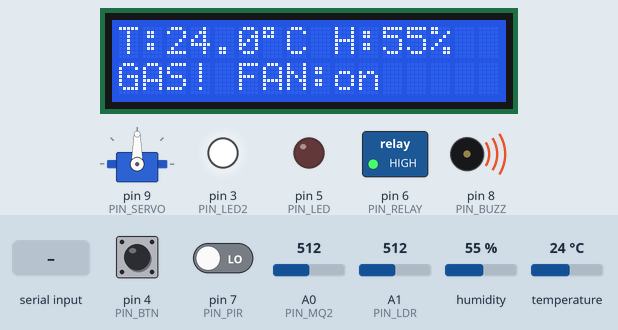
Bench run of a sketch on a simulated Arduino Uno, built with avr-gcc and run on an emulated ATmega328P. Shown: 16×2 character LCD, servo, switched loads named in the sketch (green lamp = pin HIGH), output pins drawn as LEDs (lit = HIGH), buzzer (waves = sounding). Inputs (shaded band) come from the test bench; at power-on: A0 (PIN_MQ2) = 512, A1 (PIN_LDR) = 512, pin 4 (PIN_BTN) HIGH, pin 7 (PIN_PIR) LOW, humidity 55 %, temperature 24 °C. What the sketch prints to the serial monitor is not drawn.

Above: at 2.0 s.
2.1 s: A0 (PIN_MQ2) set to 316
3.6 s: A0 (PIN_MQ2) set to 306
At 4.5 s:
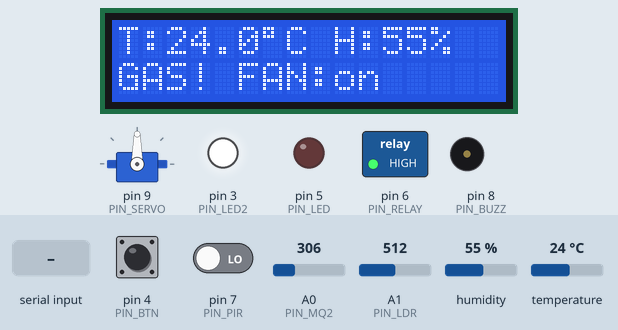
5.2 s: A0 (PIN_MQ2) set to 290
At 7.4 s:
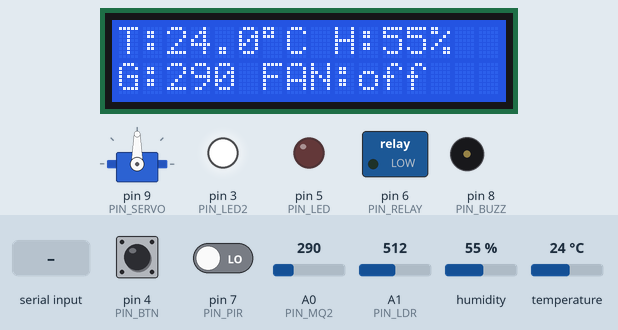
7.7 s: "SET:TEMP:\n" received over Serial
At 9.8 s:
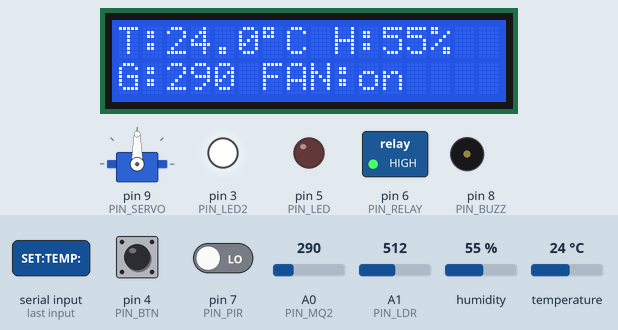
10.2 s: A1 (PIN_LDR) set to 451
11.7 s: A1 (PIN_LDR) set to 427
At 13.0 s:
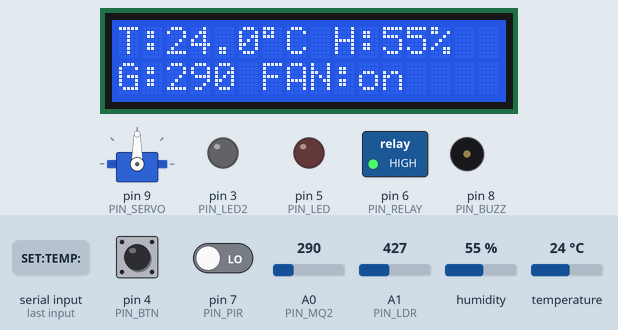
Timing chart, 0 to 14.2 s (numbered marks = the images above; inputs shaded):
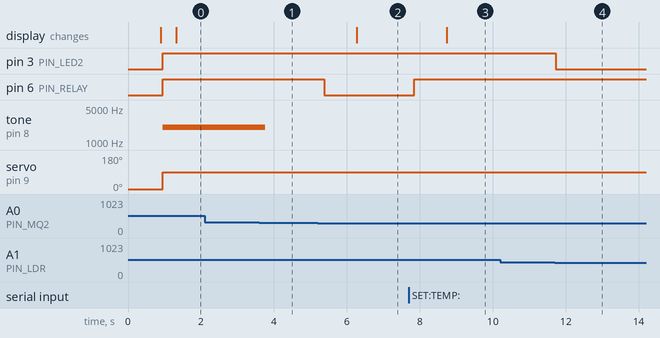

Measured:
- the behaviour switches between 307 and 306 on A0 (PIN_MQ2) (found by bisection; images 0 and 1)
- the behaviour switches between 440 and 439 on A1 (PIN_LDR) (found by bisection; images 3 and 4)
- after the input at 2.1 s, every drawn part: stays the same
- after the input at 3.6 s, tone on pin 8 (PIN_BUZZ): 2000 Hz → silent after 0.17 s
- after the input at 5.2 s, pin 6 (PIN_RELAY): HIGH → LOW after 0.18 s; the display: changes after 1.1 s (image 2)
- after the input at 7.7 s, pin 6 (PIN_RELAY): LOW → HIGH after 0.15 s; the display: changes after 1.0 s (image 3)
- after the input at 10.2 s, every drawn part: stays the same
- after the input at 11.7 s, pin 3 (PIN_LED2): HIGH → LOW at once

The sketch:

sketch.ino
```cpp
/********
  Proyecto Domótica (para diagram.json proporcionado)
  Arduino UNO + DHT22 + PIR + MQ-2 + LDR + Buzzer + Relay + LCD I2C
  Mapeo de pines (según diagram.json):
    - DHT22 SDA   -> D2
    - PIR OUT     -> D7
    - MQ-2 AOUT   -> A0
    - LDR SIG     -> A1
    - Buzzer SIG  -> D8
    - Relay IN    -> D6
    - LCD I2C     -> SDA A4, SCL A5
  Serial CSV @115200:
    T:xx.x,H:xx.x,MQ2:nnn,LDR:nnn,PIR:nnn
  Comandos seriales:
    RELAY:1  -> enciende relé
    RELAY:0  -> apaga relé
    SET:GAS:300 -> ajusta umbral gas (analógico)
    SET:LDR:400 -> ajusta umbral LDR (analógico)
    SET:TEMP:28.5 -> ajusta umbral temperatura
********/

#include <DHT.h>
#include <Wire.h>
#include <LiquidCrystal_I2C.h>
#include <Servo.h>

// --- DHT ---
#define DHTPIN 2
#define DHTTYPE DHT22
DHT dht(DHTPIN, DHTTYPE);

// --- LCD I2C (dirección común 0x27) ---
LiquidCrystal_I2C lcd(0x27, 16, 2);
Servo misCortinas;

// --- Pines ---
const int PIN_MQ2   = A0;
const int PIN_LDR   = A1;
const int PIN_PIR   = 7;  // digital output from PIR
const int PIN_RELAY = 6;
const int PIN_BUZZ  = 8;
const int PIN_BTN   = 4;  // Botón Interfaz
const int PIN_LED   = 5;  // LED rojo (movimiento)
const int PIN_LED2  = 3;  // LED blanco (noche)
const int PIN_SERVO = 9;  // Cortinas (Actuador 4)

// --- Umbrales (ajustables) ---
float TEMP_THRESHOLD = 28.0;   // °C
int   GAS_THRESHOLD  = 300;    // 0..1023 (umbral analógico original para relay/LCD)
int   LDR_THRESHOLD  = 400;    // 0..1023
int   LDR_THRESHOLD_CORTINA = 500; // Umbral de luz para cerrar/abrir cortina

// Umbral de gas en PPM para el BUZZER
const float GAS_PPM_THRESHOLD = 3.0f;   // cuando gas >= 3.0 ppm -> buzzer ON

// Variables para controlar el botón (anti-rebote)
bool estadoLampara   = false;
bool ultimoEstadoBtn = HIGH;

unsigned long lastLCD = 0;
const unsigned long LCD_INTERVAL = 1200; // ms

// Serial buffer
String serialBuf = "";

// --- Constantes para convertir LDR -> lux (de docs Wokwi) ---
const float LDR_GAMMA = 0.7;
const float LDR_RL10  = 50.0;

// ---------- utilidades ----------

// Promedio simple de lecturas analógicas
int analogAvg(int pin, int samples = 8, int delayMs = 6) {
  long s = 0;
  for (int i = 0; i < samples; ++i) {
    s += analogRead(pin);
    delay(delayMs);
  }
  return (int)(s / samples);
}

// Convierte lectura analógica del MQ-2 a PPM (modelo simple lineal para simulación)
// 0 -> 0 ppm, 1023 -> 10 ppm (ajusta 10.0f según necesites)
float mq2AnalogToPPM(int analogValue) {
  return (analogValue / 1023.0f) * 10.0f;
}

// Convierte lectura analógica del LDR a lux (fórmula recomendada por Wokwi)
float ldrAnalogToLux(int analogValue) {
  if (analogValue <= 0) {
    return INFINITY;  // muy brillante o error
  }
  float voltage    = analogValue / 1024.0f * 5.0f;
  if (voltage <= 0.0f || voltage >= 5.0f) {
    return INFINITY;
  }
  float resistance = 2000.0f * voltage / (1.0f - voltage / 5.0f);
  float lux = pow(LDR_RL10 * 1e3 * pow(10, LDR_GAMMA) / resistance, (1.0f / LDR_GAMMA));
  return lux;
}

void processSerial() {
  while (Serial.available()) {
    char c = (char)Serial.read();
    if (c == '\n' || c == '\r') {
      if (serialBuf.length() > 0) {
        String cmd = serialBuf;
        cmd.trim();
        // RELAY
        if (cmd.startsWith("RELAY:")) {
          String v = cmd.substring(6);
          v.trim();
          if (v == "1") {
            digitalWrite(PIN_RELAY, HIGH);
            Serial.println("ACK:RELAY:1");
          } else if (v == "0") {
            digitalWrite(PIN_RELAY, LOW);
            Serial.println("ACK:RELAY:0");
          } else Serial.println("ERR:RELAY");
        }
        // SET thresholds: SET:GAS:300, SET:LDR:400, SET:TEMP:28.5
        else if (cmd.startsWith("SET:GAS:")) {
          String v = cmd.substring(8); GAS_THRESHOLD = v.toInt();
          Serial.print("ACK:GAS:"); Serial.println(GAS_THRESHOLD);
        } else if (cmd.startsWith("SET:LDR:")) {
          String v = cmd.substring(8); LDR_THRESHOLD = v.toInt();
          Serial.print("ACK:LDR:"); Serial.println(LDR_THRESHOLD);
        } else if (cmd.startsWith("SET:TEMP:")) {
          String v = cmd.substring(9); TEMP_THRESHOLD = v.toFloat();
          Serial.print("ACK:TEMP:"); Serial.println(TEMP_THRESHOLD);
        } else {
          Serial.print("UNK:"); Serial.println(cmd);
        }
        serialBuf = "";
      }
    } else {
      serialBuf += c;
      if (serialBuf.length() > 150) serialBuf = "";
    }
  }
}

// ---------- setup ----------
void setup() {
  Serial.begin(115200);
  dht.begin();
  lcd.init();
  lcd.backlight();
  misCortinas.attach(PIN_SERVO);  // Conectar el servo al pin 9

  pinMode(PIN_PIR,   INPUT);
  pinMode(PIN_BTN,   INPUT_PULLUP); // Botón con resistencia interna activada
  pinMode(PIN_RELAY, OUTPUT);
  pinMode(PIN_BUZZ,  OUTPUT);
  pinMode(PIN_LED,   OUTPUT);       // LED rojo
  pinMode(PIN_LED2,  OUTPUT);       // LED blanco

  digitalWrite(PIN_RELAY, LOW);
  digitalWrite(PIN_BUZZ,  LOW);
  digitalWrite(PIN_LED,   LOW);     // Asegurar que la lámpara inicie apagada
  digitalWrite(PIN_LED2,  LOW);     // LED blanco inicia apagado
  misCortinas.write(0);             // Iniciar con cortinas cerradas

  lcd.clear();
  lcd.setCursor(0,0);
  lcd.print("Sistema Domotico");
  lcd.setCursor(0,1);
  lcd.print("Iniciando...");
  delay(800);
  lcd.clear();

  Serial.println("DOMOTICA: listo");
  Serial.println("Formato CSV: T:xx.x,H:xx.x,MQ2:nnn,LDR:nnn,PIR:nnn");
}

// ---------- loop ----------
void loop() {
  // Procesar comandos por Serial
  processSerial();

  // Leer sensores
  float temp = dht.readTemperature();
  float hum  = dht.readHumidity();
  int   mq2  = analogRead(PIN_MQ2);  // Lectura directa sin promedio para mejor respuesta
  int   ldr  = analogAvg(PIN_LDR, 8, 6);
  int   pir  = digitalRead(PIN_PIR);      // HIGH cuando hay movimiento
  int   lecturaBtn = digitalRead(PIN_BTN);

  // Conversiones
  float gasPPM = mq2AnalogToPPM(mq2);     // gas en PPM aprox (0–10 ppm)
  float lux    = ldrAnalogToLux(ldr);     // lux estimados a partir del LDR

  // Serial CSV output para Node-RED / logging
  Serial.print("T:");   Serial.print(isnan(temp) ? 0.0 : temp, 1);
  Serial.print(",H:");  Serial.print(isnan(hum) ? 0.0 : hum, 1);
  Serial.print(",MQ2:"); Serial.print(mq2);
  Serial.print(",LDR:"); Serial.print(ldr);
  Serial.print(",LUX:"); Serial.print(isfinite(lux) ? lux : -1.0f, 2);
  Serial.print(",PIR:"); Serial.print(pir);
  Serial.print(",GASPPM:"); Serial.println(gasPPM, 3);

  // --- Lógica del botón (solo cambia estado lógico de la lámpara) ---
  if (lecturaBtn == LOW && ultimoEstadoBtn == HIGH) {
    estadoLampara = !estadoLampara; // Cambiar estado (Encendido <-> Apagado)
    delay(50); // Pequeña pausa para evitar rebote
  }
  ultimoEstadoBtn = lecturaBtn;

  // ---------- Lógica de BUZZER ----------
  // Buzzer ON si:
  // - Hay movimiento (PIR = HIGH)
  // - O gasPPM >= 3.0 ppm
  bool movimientoDetectado = (pir == HIGH);
  bool gasAlarmaPPM        = (gasPPM >= GAS_PPM_THRESHOLD);

  if (movimientoDetectado || gasAlarmaPPM) {
    tone(PIN_BUZZ, 2000);  // 2 kHz
  } else {
    noTone(PIN_BUZZ);
  }

  // ---------- Lógica de RELAY (ventilador) ----------
  // Mantenemos tu lógica original con GAS_THRESHOLD (analógico) y TEMP_THRESHOLD
  bool gasAlarmaAnalog = (mq2 >= GAS_THRESHOLD);
  bool tempAlta        = (!isnan(temp) && temp > TEMP_THRESHOLD);

  if (gasAlarmaAnalog || tempAlta) {
    digitalWrite(PIN_RELAY, HIGH);
  } else {
    digitalWrite(PIN_RELAY, LOW);
  }

  // ---------- LED rojo según detección de movimiento ----------
  // LED se enciende ÚNICAMENTE cuando el PIR detecta movimiento
  if (movimientoDetectado) {
    digitalWrite(PIN_LED, HIGH);
  } else {
    digitalWrite(PIN_LED, LOW);
  }

  // ---------- LED blanco (lámpara nocturna) ----------
  // LED2 se enciende cuando lux < 150 (de noche)
  if (isfinite(lux) && lux < 150.0f) {
    digitalWrite(PIN_LED2, HIGH);
  } else {
    digitalWrite(PIN_LED2, LOW);
  }

  // ---------- Update LCD periódicamente ----------
  if (millis() - lastLCD > LCD_INTERVAL) {
    lastLCD = millis();
    lcd.clear();
    if (!isnan(temp)) {
      lcd.setCursor(0,0);
      lcd.print("T:");
      lcd.print(temp, 1);
      lcd.print((char)223); lcd.print("C ");
      lcd.print("H:");
      lcd.print(hum,0); lcd.print("%");
    } else {
      lcd.setCursor(0,0); lcd.print("DHT Err");
    }

    lcd.setCursor(0,1);
    if (gasAlarmaAnalog) {
      lcd.print("GAS! ");
    } else {
      lcd.print("G:"); lcd.print(mq2);
      lcd.print(" ");
    }
    if (digitalRead(PIN_RELAY)) lcd.print("FAN:on");
    else                        lcd.print("FAN:off");
  }

  // ---------- Lógica Servo Cortinas ----------
  // Basado en LUX (no en valor analógico del LDR)
  // >= 600 lux = Mucha luz = Cerrar cortinas (0°)
  // < 600 lux  = Poca luz  = Abrir cortinas (90°)

  if (isfinite(lux)) {  // Verificar que lux sea un valor válido
    if (lux >= 600.0f) {
       misCortinas.write(0);  // Cerrar cortinas (Mucha luz exterior)
    } else {
       misCortinas.write(90); // Abrir cortinas (Poca luz exterior)
    }
  }

  delay(120); // pequeño retardo para estabilidad
}
```
